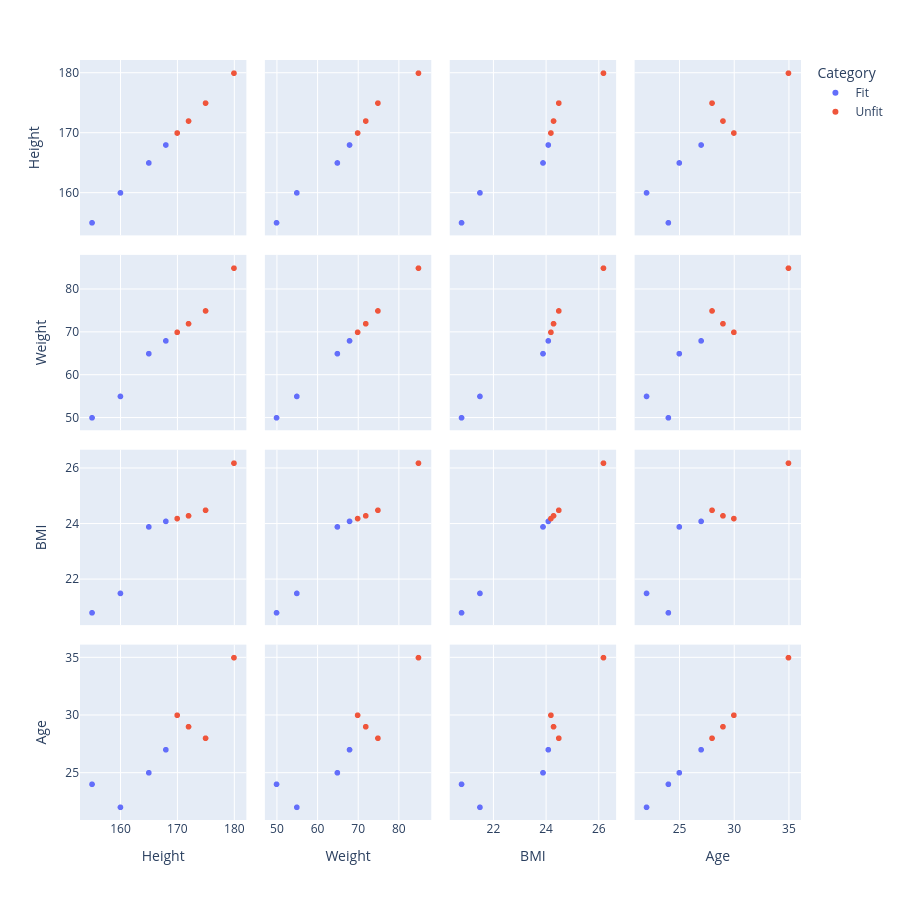

Notebook code cell kept with this figure:
### Code cell
px.scatter_matrix(df_health,dimensions=["Height","Weight","BMI","Age"],color="Category",width=900,height=900)

### Figure 1 — Plotly figure (JSON) as saved in the notebook; plotly's stock layout.template omitted (floating-point values rounded to 4 significant figures)
{"data": [{"dimensions": [{"axis": {"matches": true}, "label": "Height", "values": [160, 165, 155, 168]}, {"axis": {"matches": true}, "label": "Weight", "values": [55, 65, 50, 68]}, {"axis": {"matches": true}, "label": "BMI", "values": [21.5, 23.9, 20.8, 24.1]}, {"axis": {"matches": true}, "label": "Age", "values": [22, 25, 24, 27]}], "hovertemplate": "Category=Fit<br>%{xaxis.title.text}=%{x}<br>%{yaxis.title.text}=%{y}<extra></extra>", "legendgroup": "Fit", "marker": {"color": "#636efa", "symbol": "circle"}, "name": "Fit", "showlegend": true, "type": "splom"}, {"dimensions": [{"axis": {"matches": true}, "label": "Height", "values": [170, 175, 180, 172]}, {"axis": {"matches": true}, "label": "Weight", "values": [70, 75, 85, 72]}, {"axis": {"matches": true}, "label": "BMI", "values": [24.2, 24.5, 26.2, 24.3]}, {"axis": {"matches": true}, "label": "Age", "values": [30, 28, 35, 29]}], "hovertemplate": "Category=Unfit<br>%{xaxis.title.text}=%{x}<br>%{yaxis.title.text}=%{y}<extra></extra>", "legendgroup": "Unfit", "marker": {"color": "#EF553B", "symbol": "circle"}, "name": "Unfit", "showlegend": true, "type": "splom"}], "layout": {"dragmode": "select", "height": 900, "legend": {"title": {"text": "Category"}, "tracegroupgap": 0}, "margin": {"t": 60}, "width": 900}}
